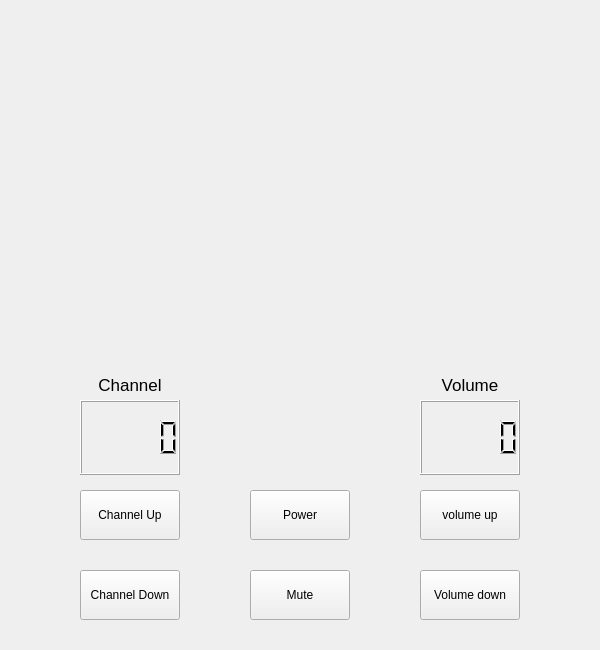
<?xml version="1.0" encoding="UTF-8"?>
<ui version="4.0">
 <class>Dougs_TV_console</class>
 <widget class="QMainWindow" name="Dougs_TV_console">
  <property name="geometry">
   <rect>
    <x>0</x>
    <y>0</y>
    <width>600</width>
    <height>650</height>
   </rect>
  </property>
  <property name="minimumSize">
   <size>
    <width>600</width>
    <height>650</height>
   </size>
  </property>
  <property name="maximumSize">
   <size>
    <width>600</width>
    <height>650</height>
   </size>
  </property>
  <property name="windowTitle">
   <string>Doug's TV Console</string>
  </property>
  <widget class="QWidget" name="centralwidget">
   <widget class="QLCDNumber" name="volume_display">
    <property name="geometry">
     <rect>
      <x>420</x>
      <y>400</y>
      <width>100</width>
      <height>75</height>
     </rect>
    </property>
   </widget>
   <widget class="QLCDNumber" name="channel_display">
    <property name="geometry">
     <rect>
      <x>80</x>
      <y>400</y>
      <width>100</width>
      <height>75</height>
     </rect>
    </property>
   </widget>
   <widget class="QPushButton" name="channel_up_button">
    <property name="geometry">
     <rect>
      <x>80</x>
      <y>490</y>
      <width>100</width>
      <height>50</height>
     </rect>
    </property>
    <property name="text">
     <string>Channel Up</string>
    </property>
   </widget>
   <widget class="QPushButton" name="channel_down_button">
    <property name="geometry">
     <rect>
      <x>80</x>
      <y>570</y>
      <width>100</width>
      <height>50</height>
     </rect>
    </property>
    <property name="text">
     <string>Channel Down</string>
    </property>
   </widget>
   <widget class="QPushButton" name="power_button">
    <property name="geometry">
     <rect>
      <x>250</x>
      <y>490</y>
      <width>100</width>
      <height>50</height>
     </rect>
    </property>
    <property name="text">
     <string>Power</string>
    </property>
   </widget>
   <widget class="QPushButton" name="mute_button">
    <property name="geometry">
     <rect>
      <x>250</x>
      <y>570</y>
      <width>100</width>
      <height>50</height>
     </rect>
    </property>
    <property name="text">
     <string>Mute</string>
    </property>
   </widget>
   <widget class="QPushButton" name="volume_up_button">
    <property name="geometry">
     <rect>
      <x>420</x>
      <y>490</y>
      <width>100</width>
      <height>50</height>
     </rect>
    </property>
    <property name="text">
     <string>volume up</string>
    </property>
   </widget>
   <widget class="QPushButton" name="volume_down_button">
    <property name="geometry">
     <rect>
      <x>420</x>
      <y>570</y>
      <width>100</width>
      <height>50</height>
     </rect>
    </property>
    <property name="text">
     <string>Volume down</string>
    </property>
   </widget>
   <widget class="QLabel" name="TV_display">
    <property name="geometry">
     <rect>
      <x>25</x>
      <y>30</y>
      <width>550</width>
      <height>331</height>
     </rect>
    </property>
    <property name="text">
     <string/>
    </property>
    <property name="pixmap">
     <pixmap>Cartoon_Network_Studios_(2022).svg.png</pixmap>
    </property>
    <property name="scaledContents">
     <bool>true</bool>
    </property>
    <property name="alignment">
     <set>Qt::AlignCenter</set>
    </property>
   </widget>
   <widget class="QLabel" name="channel_label">
    <property name="geometry">
     <rect>
      <x>80</x>
      <y>375</y>
      <width>100</width>
      <height>20</height>
     </rect>
    </property>
    <property name="font">
     <font>
      <pointsize>13</pointsize>
     </font>
    </property>
    <property name="text">
     <string>Channel</string>
    </property>
    <property name="alignment">
     <set>Qt::AlignCenter</set>
    </property>
   </widget>
   <widget class="QLabel" name="volume_label">
    <property name="geometry">
     <rect>
      <x>420</x>
      <y>375</y>
      <width>100</width>
      <height>20</height>
     </rect>
    </property>
    <property name="font">
     <font>
      <pointsize>13</pointsize>
     </font>
    </property>
    <property name="text">
     <string>Volume</string>
    </property>
    <property name="alignment">
     <set>Qt::AlignCenter</set>
    </property>
   </widget>
  </widget>
 </widget>
 <resources/>
 <connections/>
</ui>
